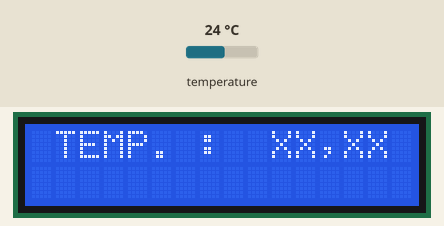
The sketch below on a simulated ESP32. Parts: 16×2 character LCD. The test bench sets the inputs (shaded band); at power-on: temperature 24 °C. WiFi joins after 1.5 s; servers stay silent unless stated; no MQTT or app messages arrive unless stated; what the sketch prints to the serial monitor is not drawn.

Above: at 6.7 s.
At 7.8 s:
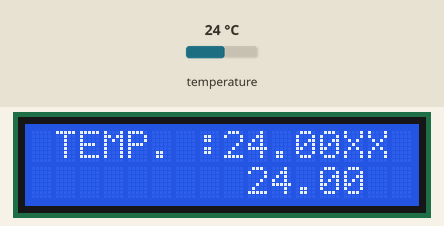
7.9 s: temperature set to 12 °C
At 9.2 s:
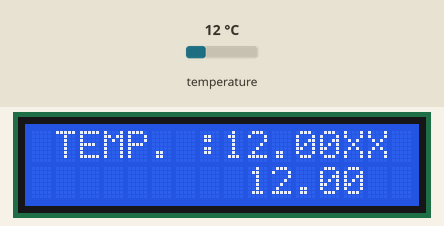
9.7 s: temperature set to 19 °C
At 10.9 s:
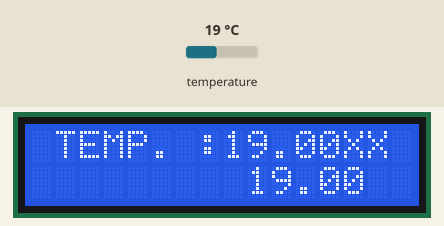
11.3 s: temperature set to 28 °C
At 12.5 s:
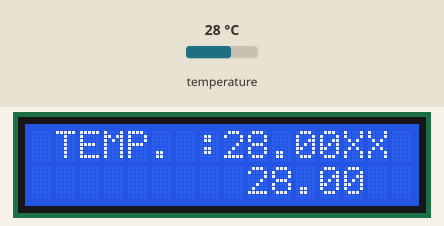
Timing chart, 0 to 14.3 s (numbered marks = the images above; inputs shaded):
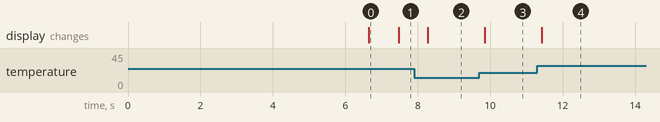

Measured:
- after the input at 7.9 s, the display: changes after 0.37 s (image 2)
- after the input at 9.7 s, the display: changes after 0.15 s (image 3)
- after the input at 11.3 s, the display: changes after 0.13 s (image 4)
- what the display in image 0 shows lasts 0.9 s, from 6.6 s to 7.5 s

The sketch:

AMBAR-CEV1.ino
```cpp
// ESP32 DEV KIT - AMBAR - Cliente Estacao de Compostagem e Vermicompostagem
#include <stdio.h>
#include <stdint.h>
#include <WiFi.h>
#include <PubSubClient.h>
#include <WiFiClient.h>
#include <WebServer.h>
#include <ESPmDNS.h>
#include <Update.h>
#include <Wire.h>
#include <OneWire.h>
#include <DallasTemperature.h>
#include <LiquidCrystal_I2C.h>

// Endereco DS18B20 1: 28FF641E837C5D30
// Endereco DS18B20 2: 28FF641E8377FA3F
// iP for OTA: 192.168.1.11/

// Wifi
const char* host = "AMBAR 1 - CEV - BIORREATOR A";
const char* SSID = "Guilherme OiFibra 2G";
const char* PASS = "zezewifi2805";
//const char* ssid = "Galaxy A13 0109";
//const char* pass = "njji1312";
//const char* SSID ="UNB Wireless";
//const char* PASS ="";
const char* mqtt_server = "broker.hivemq.com";  // MQTT server eh o mesmo que "broker"? Sim

// Defining ESP32 pins
#define GPIO12 12
#define DHTPIN 13
#define GPIO14 14
#define RXD2 16
#define TXD2 17
#define GPIO18 18
#define GPIO19 19
#define I2C_SDA 21
#define I2C_SCL 22
#define GPIO23 23
#define GPIO25 25
#define GPIO26 26
#define GPIO27 27
#define GPIO32 32
#define GPIO33 33

// Variaveis
volatile uint8_t flag_msgFromPayload = 0;
float temp[2];        // String para guardar temperaturas
int numberOfDevices;  // Numero de dispositivos One Wire encontrados
const int oneWireBus = 5;
long lastTemp = 0;

// Objetos
OneWire oneWire(oneWireBus);          // Setup a oneWire instance to communicate with any OneWire devices
DallasTemperature sensors(&oneWire);  // Pass our oneWire reference to Dallas Temperature sensor
// We'll use this variable to store a found device address
DeviceAddress tempDeviceAddress;
WiFiClient espClient;
PubSubClient client(espClient);
WebServer server(80);  //~Webserver para se comunicar via browser com ESP32
//Inicializa o display no endereco 0x27
LiquidCrystal_I2C lcd(0x27, 16, 2);  // O endereco de fabrica do LCD geralmente é 0x27 ou 0x7F

/* Códigos da página que será aberta no browser
   (quando comunicar via browser com o ESP32)
   Esta página exigirá um login e senha, de modo que somente
   quem tenha estas informações consiga atualizar o firmware
   do ESP32 de forma OTA */
const char* loginIndex =
  "<form name='loginForm'>"
  "<table width='20%' bgcolor='A09F9F' align='center'>"
  "<tr>"
  "<td colspan=2>"
  "<center><font size=4><b>AMBAR 1 - CEV - BIORREATOR A - identifique-se</b></font></center>"
  "<br>"
  "</td>"
  "<br>"
  "<br>"
  "</tr>"
  "<td>Login:</td>"
  "<td><input type='text' size=25 name='userid'><br></td>"
  "</tr>"
  "<br>"
  "<br>"
  "<tr>"
  "<td>Senha:</td>"
  "<td><input type='Password' size=25 name='pwd'><br></td>"
  "<br>"
  "<br>"
  "</tr>"
  "<tr>"
  "<td><input type='submit' onclick='check(this.form)' value='Acessar'></td>"
  "</tr>"
  "</table>"
  "</form>"
  "<script>"
  "function check(form)"
  "{"
  "if(form.userid.value=='admin' && form.pwd.value=='admin')"
  "{"
  "window.open('/serverIndex')"
  "}"
  "else"
  "{"
  " alert('Login ou senha inválidos')"
  "}"
  "}"
  "</script>";

const char* serverIndex =
  "<script src='https://ajax.googleapis.com/ajax/libs/jquery/3.2.1/jquery.min.js'></script>"
  "<form method='POST' action='#' enctype='multipart/form-data' id='upload_form'>"
  "<input type='file' name='update'>"
  "<input type='submit' value='Update'>"
  "</form>"
  "<div id='prg'>Progresso: 0%</div>"
  "<script>"
  "$('form').submit(function(e){"
  "e.preventDefault();"
  "var form = $('#upload_form')[0];"
  "var data = new FormData(form);"
  " $.ajax({"
  "url: '/update',"
  "type: 'POST',"
  "data: data,"
  "contentType: false,"
  "processData:false,"
  "xhr: function() {"
  "var xhr = new window.XMLHttpRequest();"
  "xhr.upload.addEventListener('progress', function(evt) {"
  "if (evt.lengthComputable) {"
  "var per = evt.loaded / evt.total;"
  "$('#prg').html('Progresso: ' + Math.round(per*100) + '%');"
  "}"
  "}, false);"
  "return xhr;"
  "},"
  "success:function(d, s) {"
  "console.log('Sucesso!')"
  "},"
  "error: function (a, b, c) {"
  "}"
  "});"
  "});"
  "</script>";

void setup(void) {

  Serial.begin(115200);
  setup_wifi();
  setup_server();
  client.setServer(mqtt_server, 1883);
  client.setCallback(callback);
  sensors.begin();  // 1 - Start the DS18B20 sensor
  oneWireSearch();
  Wire.begin(I2C_SDA, I2C_SCL);
  lcd.init();
  lcd.setBacklight(HIGH);  // Luz de fundo acesa
  lcd.setCursor(0, 0);
    // ***********************************************************************************************************
    // Visor do LCD: 0x00 0x01 0x02 0x03 0x04 0x05 0x06 0x07 0x08 0x09 0x0A 0x0B 0x0C 0x0D 0x0E 0x0F
    //               0x40 0x41 0x42 0x43 0x44 0x45 0x46 0x47 0x48 0x49 0x4A 0x4B 0x4C 0x4D 0x4E 0x4F
    //
    //              ("      T    E    M    P      .   :         X    X    ,    X    X               ");
    //              ("  U   M    I    D    A     D    E    :    X    X    ,    X    X   %           ");
    // ***********************************************************************************************************
  lcd.print(" TEMP. :  XX,XX   ");
  lcd.print("UMIDADE : XX,XX   ");
}
void setup_wifi() {
  delay(10);
  Serial.println();
  Serial.print("Conectado a rede: ");
  Serial.println(SSID);
  WiFi.begin(SSID, PASS);
  while (WiFi.status() != WL_CONNECTED) {
    delay(500);
    Serial.print(".");
  }
  Serial.println("");
  Serial.println("WiFi Conectado");
  Serial.println("IP: ");
  Serial.println(WiFi.localIP());
}
void setup_server() {
  /* Usa MDNS para resolver o DNS */
  if (!MDNS.begin(host)) {
    //http://esp32.local
    Serial.println("Erro ao configurar mDNS. O ESP32 vai reiniciar em 1s...");
    delay(1000);
    ESP.restart();
  }

  Serial.println("mDNS configurado e inicializado;");

  /* Configfura as páginas de login e upload de firmware OTA */
  server.on("/", HTTP_GET, []() {
    server.sendHeader("Connection", "close");
    server.send(200, "text/html", loginIndex);
  });

  server.on("/serverIndex", HTTP_GET, []() {
    server.sendHeader("Connection", "close");
    server.send(200, "text/html", serverIndex);
  });

  /* Define tratamentos do update de firmware OTA */
  server.on(
    "/update", HTTP_POST, []() {
      server.sendHeader("Connection", "close");
      server.send(200, "text/plain", (Update.hasError()) ? "FAIL" : "OK");
      ESP.restart();
    },
    []() {
      HTTPUpload& upload = server.upload();

      if (upload.status == UPLOAD_FILE_START) {
        /* Inicio do upload de firmware OTA */
        Serial.printf("Update: %s\n", upload.filename.c_str());
        if (!Update.begin(UPDATE_SIZE_UNKNOWN))
          Update.printError(Serial);
      } else if (upload.status == UPLOAD_FILE_WRITE) {
        /* Escrevendo firmware enviado na flash do ESP32 */
        if (Update.write(upload.buf, upload.currentSize) != upload.currentSize)
          Update.printError(Serial);
      } else if (upload.status == UPLOAD_FILE_END) {
        /* Final de upload */
        if (Update.end(true))
          Serial.printf("Sucesso no update de firmware: %u\nReiniciando ESP32...\n", upload.totalSize);
        else
          Update.printError(Serial);
      }
    });
  server.begin();
}
void oneWireSearch() {  // 1.1 - Grab a count of devices on the wire
  numberOfDevices = sensors.getDeviceCount();
  // 1.2 - locate devices on the bus
  Serial.print("Locating devices...");
  Serial.print("Found ");
  Serial.print(numberOfDevices, DEC);
  Serial.println(" devices.");
  // 1.3 - Loop through each device, print out address
  for (int i = 0; i < numberOfDevices; i++) {
    // Search the wire for address
    if (sensors.getAddress(tempDeviceAddress, i)) {
      Serial.print("Found device ");
      Serial.print(i, DEC);
      Serial.print(" with address: ");
      printAddress(tempDeviceAddress);
      Serial.println();
    } else {
      Serial.print("Found ghost device at ");
      Serial.print(i, DEC);
      Serial.print(" but could not detect address. Check power and cabling");
    }
  }
  delay(5000);
}
void reconnect() {
  while (!client.connected()) {
    Serial.print("Conectando ao MQTT...\n\r");
    client.publish("ambar/CEV/temp_reator1", "Conectando");

    if (client.connect("esp32Client")) {
      Serial.println("Conectado");

    } else {
      Serial.print("Erro:");
      Serial.print(client.state());
      Serial.println(" reconectando em 5 segundos");
    // Colocar para conectar pelo celular
    //const char* ssid = "Galaxy A13 0109";
    //const char* pass = "njji1312";
      delay(5000);
    }
  }
}

// ------------------------- MQTT --------------------------------
void callback(char* topic, byte* payload, unsigned int length) {
  Serial.print("\n\r ");
  Serial.print("Menssagem recebida[");
  Serial.print(topic);
  Serial.print("]\n\r ");
  // Convert the payload byte array to a string
  String receivedPayload = "";
  String topicStr = topic;

  for (unsigned int i = 0; i < length; i++) {
    // Process the received payload
    Serial.print((char)payload[i]);  // Imprime no terminal o payload do topic
    receivedPayload += (char)payload[i];
    flag_msgFromPayload = 1;
  }
  //  Serial.print("Received payload: ");
  //  Serial.println(receivedPayload);
}
void loop() {

  server.handleClient();  //
  sensors.requestTemperatures();
  if (!client.connected()) {
    reconnect();
  }
  client.loop();
  long now = millis();

  if (now - lastTemp > 500) {
    lastTemp = now;
    for (int i = 0; i < numberOfDevices; i++) {
      // Search the wire for address
      if (sensors.getAddress(tempDeviceAddress, i)) {
        // Output the device ID
        // Serial.print("Temperature for device: ");
        // Serial.println(i,DEC);
        // Print the data
        temp[i] = sensors.getTempC(tempDeviceAddress);
        // float tempC = sensors.getTempC(tempDeviceAddress);
        // Serial.print("Temp C: ");
        // Serial.print(tempC);
        // Serial.print(" Temp F: ");
      }
    }
    char tempR1str[8];
    char tempR2str[8];
    Serial.println(temp[0]);
    Serial.println("ºC");
    Serial.println(temp[1]);
    Serial.println("ºC");
    dtostrf(temp[0], 1, 2, tempR1str);
    client.publish("ambar/CEV/temp_reator1", tempR1str);
    // Visor do LCD: 0x00 0x01 0x02 0x03 0x04 0x05 0x06 0x07 0x08 0x09 0x0A 0x0B 0x0C 0x0D 0x0E 0x0F
    //               0x40 0x41 0x42 0x43 0x44 0x45 0x46 0x47 0x48 0x49 0x4A 0x4B 0x4C 0x4D 0x4E 0x4F
    lcd.setCursor(8, 0);  // Coluna, Linha
    lcd.print(tempR1str);
    dtostrf(temp[1], 1, 2, tempR2str);
    client.publish("ambar/CEV/temp_reator2", tempR2str);
    lcd.setCursor(9, 4);  // Coluna, Linha
    lcd.print(tempR1str);
  }
}

// function to print a device address
void printAddress(DeviceAddress deviceAddress) {
  for (uint8_t i = 0; i < 8; i++) {
    if (deviceAddress[i] < 16) Serial.print("0");
    Serial.print(deviceAddress[i], HEX);
  }
}
```
